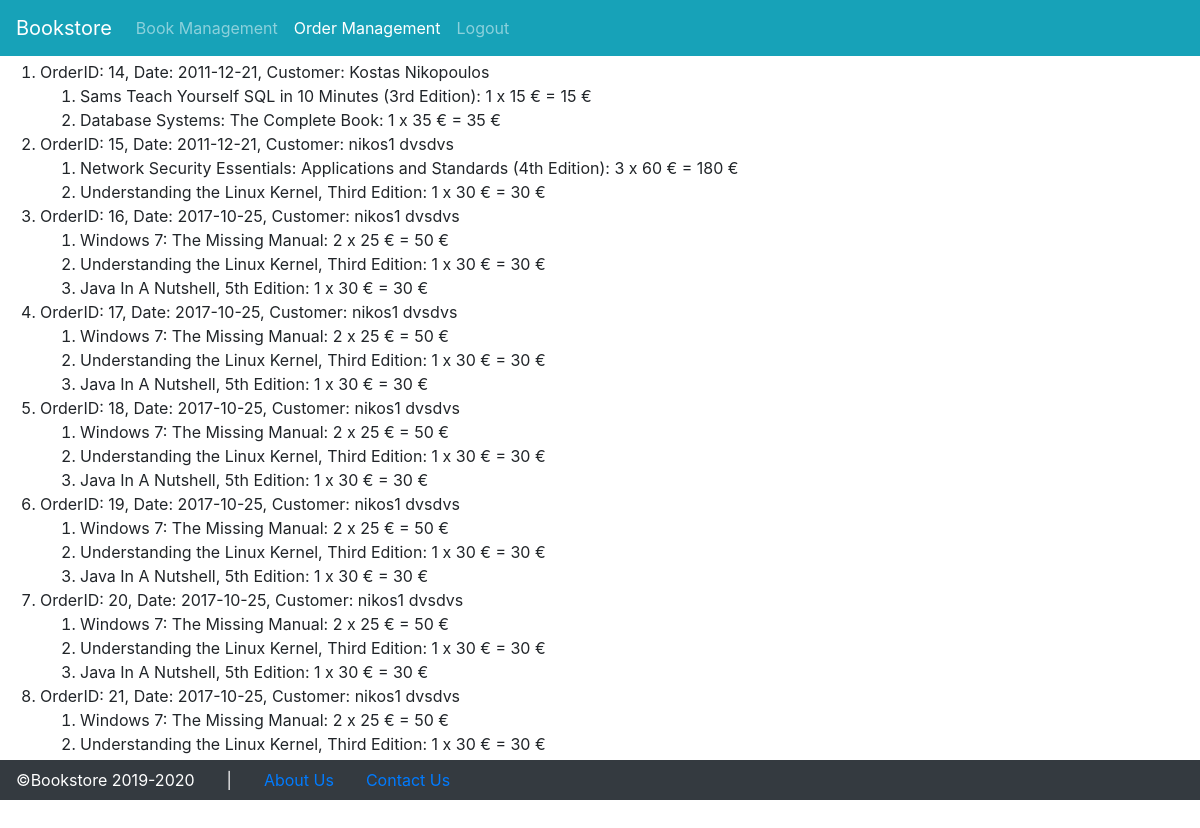
Page /index.php?p=orders_manage (signed in) on the committed database.
### tables this page shows
CREATE TABLE `orders` (
  `ID` int(11) NOT NULL,
  `Customer` int(11) DEFAULT NULL,
  `oDate` date DEFAULT NULL
);

CREATE TABLE `customer` (
  `ID` int(11) NOT NULL,
  `Fname` varchar(100) DEFAULT NULL,
  `Lname` varchar(100) DEFAULT NULL,
  `Address` varchar(300) DEFAULT NULL,
  `Phone` varchar(100) DEFAULT NULL,
  `uname` varchar(30) DEFAULT NULL,
  `passwd_enc` varchar(42) DEFAULT NULL,
  `is_admin` tinyint(1) NOT NULL DEFAULT 0
);

CREATE TABLE `orderdetails` (
  `ID` int(11) NOT NULL,
  `Orders` int(11) DEFAULT NULL,
  `Quantity` int(11) DEFAULT NULL,
  `Product` int(11) DEFAULT NULL
);

CREATE TABLE `product` (
  `ID` int(11) NOT NULL,
  `Title` varchar(200) DEFAULT NULL,
  `author` int(11) NOT NULL,
  `Description` varchar(500) DEFAULT NULL,
  `Price` float DEFAULT NULL,
  `stock` int(11) UNSIGNED NOT NULL DEFAULT 0,
  `Category` int(11) DEFAULT NULL,
  `image` varchar(500) NOT NULL DEFAULT 'products/empty.png'
);

### internal/orders_manage.php (the view, shortened to what this page needs)
<?php
require "dbconnect.php";
$sql = 'SELECT *,O.ID as OID,C.ID as CID FROM orders O INNER JOIN  `customer` C ON O.Customer = C.ID';
$stmt = $mysqli->prepare($sql);
$stmt->execute();
$res = $stmt->get_result();
print "<ol>";
$sql2 = 'SELECT * , Quantity * Price AS TotalPrice FROM  `orderdetails` O INNER JOIN product P ON O.Product = P.ID WHERE Orders =?';
$stmt2 = $mysqli->prepare($sql2);
while($row = $res->fetch_assoc()) {
	print "<li>OrderID: $row[OID], Date: $row[oDate], Customer: $row[Fname] $row[Lname]\n";
	$stmt2->bind_param('i',$row['OID']);
	$stmt2->execute();
	$res2 = $stmt2->get_result();
	print "<ol>";
	while($row2 = $res2->fetch_assoc()) {
		print "<li>$row2[Title]: $row2[Quantity] x $row2[Price] &euro; = $row2[TotalPrice] &euro;</li>\n";
	}
	print "</ol>";
}
print "</ol>";
?>

### index.php (shortened to what this page needs)
<!doctype html>
<html lang="en">
<head>
    <link href="./bootstrap/bootstrap.min.css" rel="stylesheet">
    <link href="./css/select2.min.css" rel="stylesheet">
    <link href="./css/select2-bootstrap4.min.css" rel="stylesheet">
    <link href="./bootstrap/dashboard.css" rel="stylesheet">
    <link href="./css/datatables.min.css" rel="stylesheet">
    <link href="./css/custom.css" rel="stylesheet">
    <link href="./css/toastr.min.css" rel="stylesheet">
  </head>
<body>
    <header>
      <nav id="topNavbar" class="navbar navbar-expand-<?php if($_SESSION['username']!='?') echo "lg"; else echo "md";?> navbar-dark bg-info">
        <a class="navbar-brand" href="#">Bookstore</a>
        <div class="collapse navbar-collapse" id="navbarsExampleDefault">
          <ul class="navbar-nav mr-auto">
          <?php if($_SESSION['is_admin']):?>
            <li class="nav-item<?php if($_SERVER['QUERY_STRING'] == 'p=book_manage') echo ' active';?>">
              <a class="nav-link" href="?p=book_manage">Book Management</a>
            </li>
            <li class="nav-item<?php if($_SERVER['QUERY_STRING'] == 'p=orders_manage') echo ' active';?>">
              <a class="nav-link" href="?p=orders_manage">Order Management</a>
            </li>
            <li class="nav-item">
              <a class="nav-link" href="?p=logout">Logout</a>
            </li>
          <?php endif;?>
			</ul>
        </div>
      </nav>
    </header>
<div class="container-fluid py-1 px-0" style="overflow: auto">
      <div class="row m-0">
<main id='maincontent' role="main" class="w-100 px-0">
<?php
$p = $_REQUEST['p'];
$pages = array('start','shopinfo','login','do_login','after_login','logout','myinfo','contact','products','cart','catinfo','productinfo','add_cart','empty_cart','buy_cart', 'orders_manage', 'book_manage', 'search_box');
foreach($pages as $pp) {
	if($pp==$p) {
		require "internal/$p.php";
	}
}
?>
     </main>
      </div>
    </div>
    <div id="bottomFooter" class="text-white bg-dark">
      <div class="row align-items-center mx-0">
        <div class="nav-link">
        </div>
        <div class="nav-link">|</div>
        <a class="nav-link" href="?p=shopinfo">About Us</a>
        <a class="nav-link" href="?p=contact">Contact Us</a>
      </div>
    </div>
  </body>
</html>

### css/custom.css (style rules this page uses)
html, body { height: 100%!important; overflow: hidden!important; margin: 0!important; padding: 0!important; }

### rows in the picture
orders: ID "14", oDate "2011-12-21", Customer.Fname "Kostas", Customer.Lname "Nikopoulos"
orderdetails: Product.Title "Sams Teach Yourself SQL in 10 Minutes (3rd Edition)", Quantity "1", Product.Price "15", row2 "15"
orderdetails: Product.Title "Database Systems: The Complete Book", Quantity "1", Product.Price "35", row2 "35"
orders: ID "15", oDate "2011-12-21", Customer.Fname "nikos1", Customer.Lname "dvsdvs"
orderdetails: Product.Title "Network Security Essentials: Applications and Standards (4th Edition)", Quantity "3", Product.Price "60", row2 "180"
orderdetails: Product.Title "Understanding the Linux Kernel, Third Edition", Quantity "1", Product.Price "30", row2 "30"
orders: ID "16", oDate "2017-10-25", Customer.Fname "nikos1", Customer.Lname "dvsdvs"
orderdetails: Product.Title "Windows 7: The Missing Manual", Quantity "2", Product.Price "25", row2 "50"
orderdetails: Product.Title "Understanding the Linux Kernel, Third Edition", Quantity "1", Product.Price "30", row2 "30"
orderdetails: Product.Title "Java In A Nutshell, 5th Edition", Quantity "1", Product.Price "30", row2 "30"
orders: ID "17", oDate "2017-10-25", Customer.Fname "nikos1", Customer.Lname "dvsdvs"
orderdetails: Product.Title "Windows 7: The Missing Manual", Quantity "2", Product.Price "25", row2 "50"
orderdetails: Product.Title "Understanding the Linux Kernel, Third Edition", Quantity "1", Product.Price "30", row2 "30"
orderdetails: Product.Title "Java In A Nutshell, 5th Edition", Quantity "1", Product.Price "30", row2 "30"
orders: ID "18", oDate "2017-10-25", Customer.Fname "nikos1", Customer.Lname "dvsdvs"
orderdetails: Product.Title "Windows 7: The Missing Manual", Quantity "2", Product.Price "25", row2 "50"
orderdetails: Product.Title "Understanding the Linux Kernel, Third Edition", Quantity "1", Product.Price "30", row2 "30"
orderdetails: Product.Title "Java In A Nutshell, 5th Edition", Quantity "1", Product.Price "30", row2 "30"
orders: ID "19", oDate "2017-10-25", Customer.Fname "nikos1", Customer.Lname "dvsdvs"
orderdetails: Product.Title "Windows 7: The Missing Manual", Quantity "2", Product.Price "25", row2 "50"
orderdetails: Product.Title "Understanding the Linux Kernel, Third Edition", Quantity "1", Product.Price "30", row2 "30"
orderdetails: Product.Title "Java In A Nutshell, 5th Edition", Quantity "1", Product.Price "30", row2 "30"
orders: ID "20", oDate "2017-10-25", Customer.Fname "nikos1", Customer.Lname "dvsdvs"
orderdetails: Product.Title "Windows 7: The Missing Manual", Quantity "2", Product.Price "25", row2 "50"
orderdetails: Product.Title "Understanding the Linux Kernel, Third Edition", Quantity "1", Product.Price "30", row2 "30"
orderdetails: Product.Title "Java In A Nutshell, 5th Edition", Quantity "1", Product.Price "30", row2 "30"
orders: ID "21", oDate "2017-10-25", Customer.Fname "nikos1", Customer.Lname "dvsdvs"
orderdetails: Product.Title "Windows 7: The Missing Manual", Quantity "2", Product.Price "25", row2 "50"
orderdetails: Product.Title "Understanding the Linux Kernel, Third Edition", Quantity "1", Product.Price "30", row2 "30"
